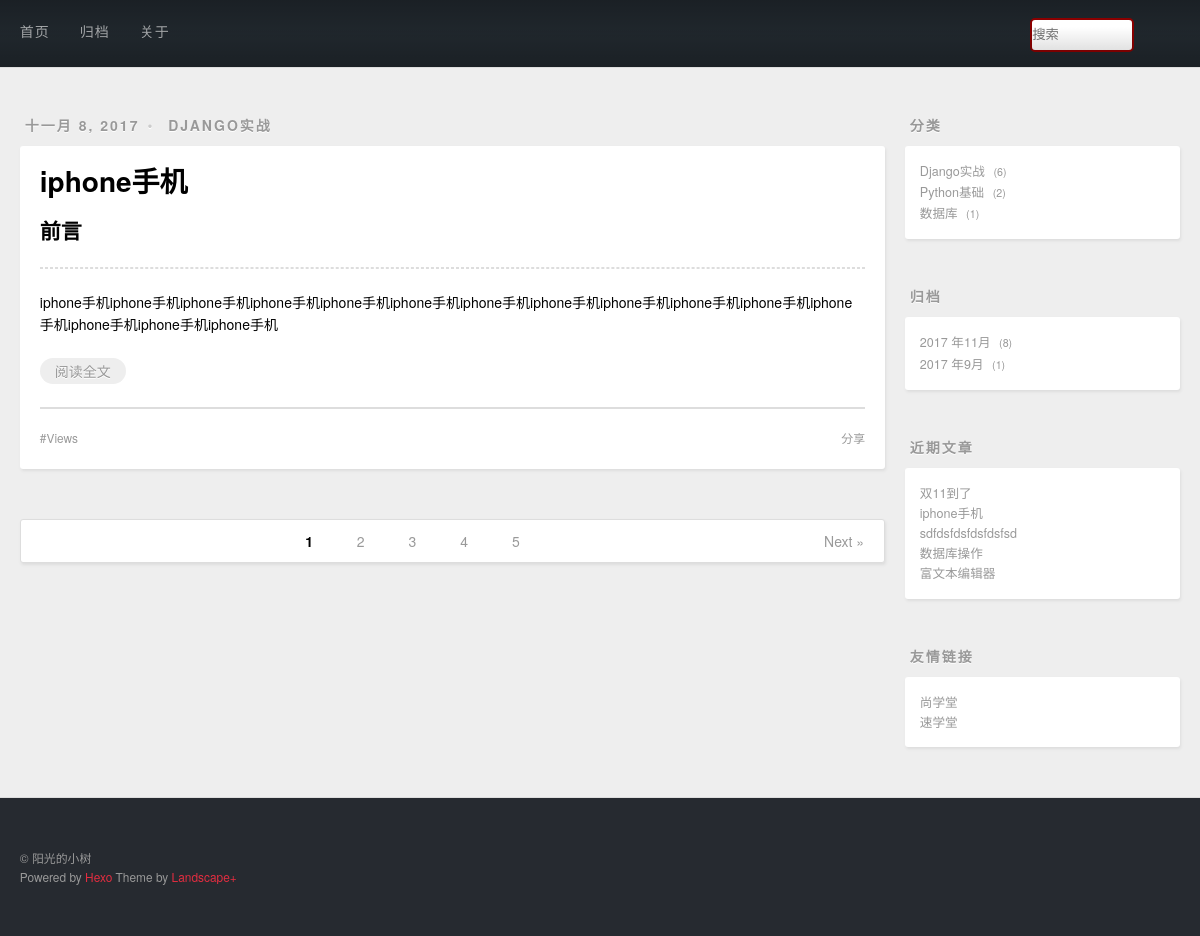
The page / on the database its author committed.
### post/models.py (models this page shows, shortened)
class Post(models.Model):
    title = models.CharField(max_length=20)
    desc = RichTextUploadingField()
    content = models.TextField()
    created = models.DateField(auto_now_add=True)
    modified = models.DateTimeField(auto_now=True)
    category = models.ForeignKey(Category)
    tags = models.ManyToManyField(Tag)
    @staticmethod
    def get_posts_by_page(num,per_page = 1):
        num = int(num)
        pagintor = Paginator(Post.objects.order_by('-modified').all(),per_page)
        if num<1:
            num = 1
        if num>pagintor.num_pages:
            num = pagintor.num_pages
        page = pagintor.page(num)
        pervious = 2
        last = 2
        if num<=pervious:
            start =1
            end = last+pervious+1
        if num>pervious:
            start = num-pervious+1
            end = num+last+1
        if end>pagintor.num_pages:
            min = end-pagintor.num_pages
            end = pagintor.num_pages
            start -= min
            if start<=1:
                start=1
        return  (page,range(start,end+1))

class Category(models.Model):
    name = models.CharField(max_length=20,unique=True)
    def __unicode__(self):
        return u'%s'%self.name

class Tag(models.Model):
    name = models.CharField(max_length=20, unique=True)
    def __unicode__(self):
        return u'%s'%self.name

### post/views.py (the view)
# urls.py: url(r'^$',views.index_view),
def index_view(request,num='1'):
    page,page_range = Post.get_posts_by_page(num,1)
    return render(request,'index.html',context={'page':page,'page_range':page_range})

### post/contextprocessor.py (called while the page is built)
def slider_context_processor(request):
    context ={}
    context['category']=Post.objects.values('category','category__name').annotate(count = Count('*'))
    archive = Post.objects.values('created').order_by('-created')
    context['archive']=archive
    context['recent']=Post.objects.order_by('-created').all()[:5]
    return context

### post/templatetags/custommark.py (called while the page is built)
@register.filter
def mark(value):
    return  markdown.markdown(value)

### post/templates/index.html (shortened to what this page needs)
{%  extends 'base.html' %}
{% load custommark %}
{% block main %}
  {% for post in page.object_list %}
 <article class="article article-type-post">
            <div class="article-meta">
                <a class="article-date">
                    <time>{{ post.created|date }}</time>
                </a>
                <div class="article-category">
                    <a class="article-category-link" href="#" target="_blank">{{ post.category|lower }}</a>
                </div>
            </div>
            <div class="article-inner">
                <header class="article-header">
                    <h1 itemprop="name">
                        <a class="article-title" href="#" target="_blank">{{ post.title }}</a>
                    </h1>
                </header>
                <div class="article-entry" itemprop="articleBody">
                    <h2>前言</h2>
                    <hr>
                    {{ post.desc|mark|safe }}
                    <p class="article-more-link">
                        <a href="/post/details/{{ post.id }}" target="_blank">阅读全文</a>
                    </p>
                </div>
                <footer class="article-footer">
                    <a data-url="存放文章的url" class="article-share-link">分享</a>
                    <ul class="article-tag-list">
                       {% for tag in post.tags.all %}
                        <li class="article-tag-list-item">
                            <a class="article-tag-list-link" href="#">{{ tag }}</a>
                        </li>
                       {% endfor %}
                    </ul>
                </footer>
            </div>
        </article>
  {% endfor %}
    <nav id="page-nav">
              {% for p in page_range %}
              {% if p == page.number %}
              <span class="page-number current">{{ p }}</span>
              {% else  %}
                  <a class="page-number" href="/page/{{ p }}">{{ p }}</a>
              {% endif %}
              {% endfor %}
            {% if page.has_next %}
            <a class="extend next" rel="next" href="/page/{{ page.next_page_number }}">Next »</a>
            {% endif %}
    </nav>
{% endblock main %}

### templates/slider.html
<aside id="sidebar">
  <div class="widget-wrap">
    <h3 class="widget-title">分类</h3>
    <div class="widget">
      <ul class="category-list">
          {% for cate in category %}
              <li class="category-list-item">
              <a class="category-list-link" href="/category/{{ cate.category }}">{{ cate.category__name }}</a>
              <span class="category-list-count">{{ cate.count }}</span>
          </li>
          {% endfor cate %}
      </ul>
      </div>
  </div>
  <div class="widget-wrap">
    <h3 class="widget-title">归档</h3>
    <div class="widget">
      <ul class="archive-list">
           {% regroup archive by created.year as year_group  %}
          {% for year in year_group %}
              {%  regroup year.list by created.month  as month_group %}
                  {% for month in month_group %}
          <li class="archive-list-item">
                      <a class="archive-list-link" href="/archive/{{ year.grouper }}/{{month.grouper}}">{{ year.grouper  }} 年{{ month.grouper }}月</a>
              <span class="archive-list-count">{{ month.list|length }}</span>
          </li>{% endfor  %}
       {% endfor %}
      </ul>
    </div>
  </div>
  <div class="widget-wrap">
    <h3 class="widget-title">近期文章</h3>
    <div class="widget">
      <ul>
         {% for p in recent %}
              <li>
            <a href="/post/details/{{ p.id }}" target="_blank">{{ p.title }}</a>
          </li>
          {% endfor %}
      </ul>
    </div>
  </div>
  <div class="widget-wrap">
    <h3 class="widget-title">友情链接</h3>
    <div class="widget">
      <ul>
          <li>
            <a href="http://www.bjsxt.com/" target="_blank">尚学堂</a>
          </li>
          <li>
            <a href="http://www.sxt.cn/" target="_blank">速学堂</a>
          </li>
      </ul>
    </div>
  </div>
</aside>

### rows shown on the page
Post: created "十一月 8, 2017", category "DJANGO实战", title "iphone手机", desc|mark "iphone手机iphone手机iphone手机iphone手机iphone手机iphone手机iphone手机iphone手机iphone手机iphone手机iphone手机iphone手机iphone手机iphone手机iphone手机"
Tag: name "Views"
Post: title "双11到了"
Post: title "sdfdsfdsfdsfdsfsd"
Post: title "数据库操作"
Post: title "富文本编辑器"

### other values the page prints
{{ p }} "1"
{{ p }} "2" "3" "4" "5"
{{ cate.category__name }} "Django实战" "Python基础" "数据库"
{{ cate.count }} "6" "2" "1"
{{ year.grouper }} "2017" "2017"
{{ month.grouper }} "11" "9"
{{ month.list|length }} "8" "1"
